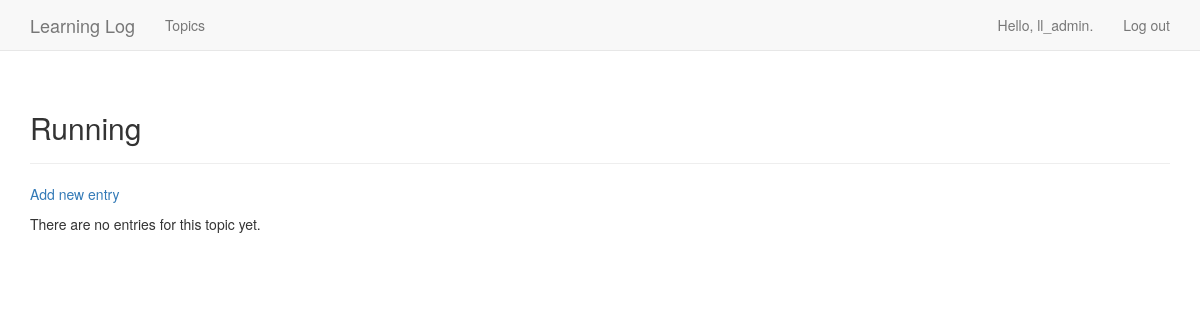
/topics/3/ (signed in), run on an earlier commit of the app's database.
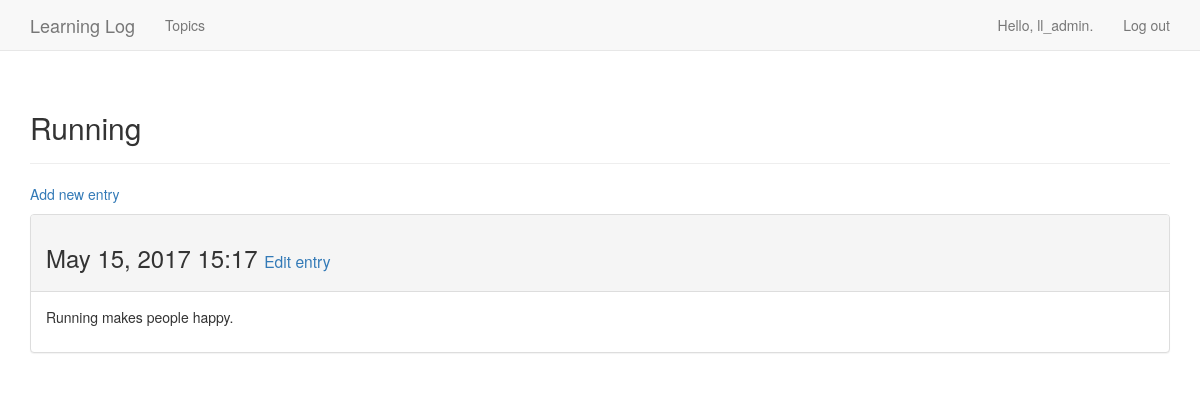
And on a later commit of the database.
### learning_logs/models.py (models this page shows, shortened)
class Topic(models.Model):
    text = models.CharField(max_length=200)
    date_added = models.DateTimeField(auto_now_add=True)
    owner = models.ForeignKey(User)
    def __str__(self):
        return self.text

class Entry(models.Model):
    topic = models.ForeignKey(Topic)
    text = models.TextField()
    date_added = models.DateTimeField(auto_now_add=True)
    class Meta:
        verbose_name_plural = 'entries'

### learning_logs/views.py (the view)
# urls.py: url(r'^topics/(?P<topic_id>\d+)/$', views.topic, name='topic'),
@login_required
def topic(request, topic_id):
    topic = Topic.objects.get(id=topic_id)
    if topic.owner != request.user:
        raise Http404
    entries = topic.entry_set.order_by('-date_added')
    context = {'topic': topic, 'entries': entries}
    return render(request, 'learning_logs/topic.html', context)

### learning_logs/templates/learning_logs/topic.html
{% extends 'learning_logs/base.html' %}
{% block header %}
    <h2>{{ topic }}</h2>
{% endblock header %}
{% block content %}
<p>
    <a href="{% url 'learning_logs:new_entry' topic.id %}">Add new entry</a>
</p>
    {%for entry in entries %}
        <div class="panel panel-default">
            <div class="panel-heading">
                <h3>
                    {{ entry.date_added|date:'M d, Y H:i' }}
                    <small>
                        <a href="{% url 'learning_logs:edit_entry' entry.id %}">Edit entry</a>
                    </small>
                </h3>
            </div>
            <div class="panel-body">
                {{ entry.text|linebreaks }}
            </div>
        </div>
        {% empty %}
            There are no entries for this topic yet.
    {% endfor %}
{% endblock content %}

### learning_logs/templates/learning_logs/base.html (shortened to what this page needs)
{% load bootstrap3 %}
<!DOCTYPE html>
<html lang="en">
    <head>
        {% bootstrap_css %}
    </head>
    <body>
        <nav class="navbar navbar-default navbar-static-top">
            <div class="container">
                <div class="navbar-header">
                    <a class="navbar-brand" href="{% url 'learning_logs:index' %}">
                        Learning Log
                    </a>
                </div>
                <div id="navbar" class="navbar-collapse collapse">
                    <ul class="nav navbar-nav">
                        <li><a href="{% url 'learning_logs:topics' %}">Topics</a></li>
                    </ul>
                    <ul class="nav navbar-nav navbar-right">
                        {% if user.is_authenticated %}
                        <li><a>Hello, {{ user.username }}.</a></li>
                        <li><a href="{% url 'users:logout' %}">Log out</a></li>
                        {% else %}
                        <li><a href="{% url 'users:register' %}">Register</a></li>
                        <li><a href="{% url 'users:login' %}">Log in</a></li>
                        {% endif %}
                    </ul>
                </div>
            </div>
        </nav>
    <div class="container">
        <div class="page-header">
            {% block header %}{% endblock header %}
        </div>
        <div>
            {% block content %}{% endblock content %}
        </div>
    </div>
    </body>
</html>

What changed in the data, as far as the page shows it:
added Entry: date_added "May 15, 2017 15:17", text "Running makes people happy."
Also different on the page:
text no longer shown: "There are no entries for this topic yet."
